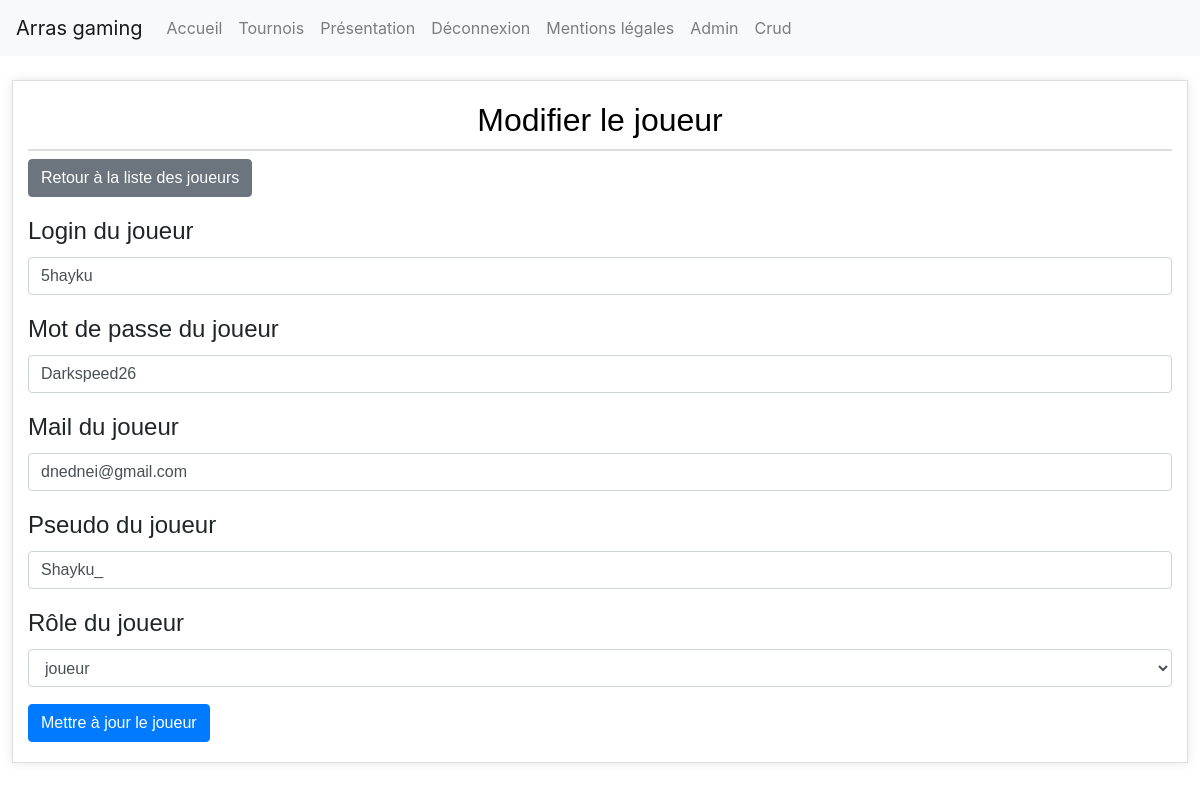
The page /admin/joueur/edit_joueur.php?id=1 (signed in) on the database its author committed.
### tables this page shows
CREATE TABLE `utilisateurs` (
  `id` int NOT NULL,
  `login` varchar(100) NOT NULL,
  `mdp` varchar(100) NOT NULL,
  `mail` varchar(100) NOT NULL,
  `pseudo` varchar(100) NOT NULL,
  `id_role` int NOT NULL DEFAULT '1'
);

### admin/joueur/edit_joueur.php (the view, shortened to what this page needs)
<!DOCTYPE html>
<html lang="fr">
<head>
    <link rel="stylesheet" href="https://stackpath.bootstrapcdn.com/bootstrap/4.3.1/css/bootstrap.min.css">
</head>
<body>
    <?php require_once("../../hautbas/header.php"); ?>
    <?php
        $id = $_GET['id'];
        $stmt = $pdo->prepare("SELECT * FROM utilisateurs WHERE id = ?");
        $stmt->execute([$id]);
        $joueur = $stmt->fetch(PDO::FETCH_ASSOC);
        $login = $joueur['login'];
        $mdp = $joueur['mdp'];
        $mail = $joueur['mail'];
        $pseudo = $joueur['pseudo'];
        $id_role = $joueur['id_role'];
    ?>
    <main class="container mt-4">
        <h2>Modifier le joueur</h2>
        <p>
            <a href="crud.php" class="btn btn-secondary">Retour à la liste des joueurs</a>
        </p>
        <form action="" method="post" name="edit_joueur" class="mt-3">
            <div class="form-group">
                <label for="login">Login du joueur</label>
                <input type="text" name="login" id="login" class="form-control" value="<?php echo $login; ?>">
            </div>
            <div class="form-group">
                <label for="mdp">Mot de passe du joueur</label>
                <input type="text" name="mdp" id="mdp" class="form-control" value="<?php echo $mdp; ?>">
            </div>
            <div class="form-group">
                <label for="mail">Mail du joueur</label>
                <input type="email" name="mail" id="mail" class="form-control" value="<?php echo $mail; ?>">
            </div>
            <div class="form-group">
                <label for="pseudo">Pseudo du joueur</label>
                <input type="text" name="pseudo" id="pseudo" class="form-control" value="<?php echo $pseudo; ?>">
            </div>
            <div class="form-group">
                <label for="role">Rôle du joueur</label>
                <select name="id_role" id="role" class="form-control">
                    <?php
                    $stmt = $pdo->query("SELECT * FROM role");
                    while ($row = $stmt->fetch()) {
                        $selected = ($row['id'] == $id_role) ? 'selected' : '';
                        echo "<option value='" . $row['id'] . "' $selected>" . $row['name'] . "</option>";
                    }
                    ?>
                </select>
            </div>
            <button type="submit" name="update" class="btn btn-primary">Mettre à jour le joueur</button>
        </form>
    </main>
</body>
</html>

### css/style.css (style rules this page uses)
main { margin-left: 1%; font-family: Arial, sans-serif; font-size: 150%; text-align: justify; display: flex; padding-bottom: 50px; }
body { font-family: Arial, sans-serif; line-height: 1.6; margin: 20px; background-color: #f9f9f9; }
main { max-width: 98% !important; margin: auto; margin-top: 5%; padding: 20px; background-color: #fff; border: 1px solid #ddd; box-shadow: 0 0 10px rgba(0, 0, 0, 0.1); margin: auto; }
h1, h2 { color: #333; text-align: center; }
h2 { margin-top: 30px; font-size: 28px; border-bottom: 2px solid #ddd; padding-bottom: 10px; color: #000000; }
p { margin: 15px 0; font-size: 18px; color: #555; }
a { color: #337ab7; text-decoration: none; }

### rows shown on the page
utilisateurs: login "5hayku", mdp "Darkspeed26", mail "dnednei@gmail.com", pseudo "Shayku_"

### other values the page prints
$_SESSION['pseudo'] "Admin"
form field id_role "joueur"
